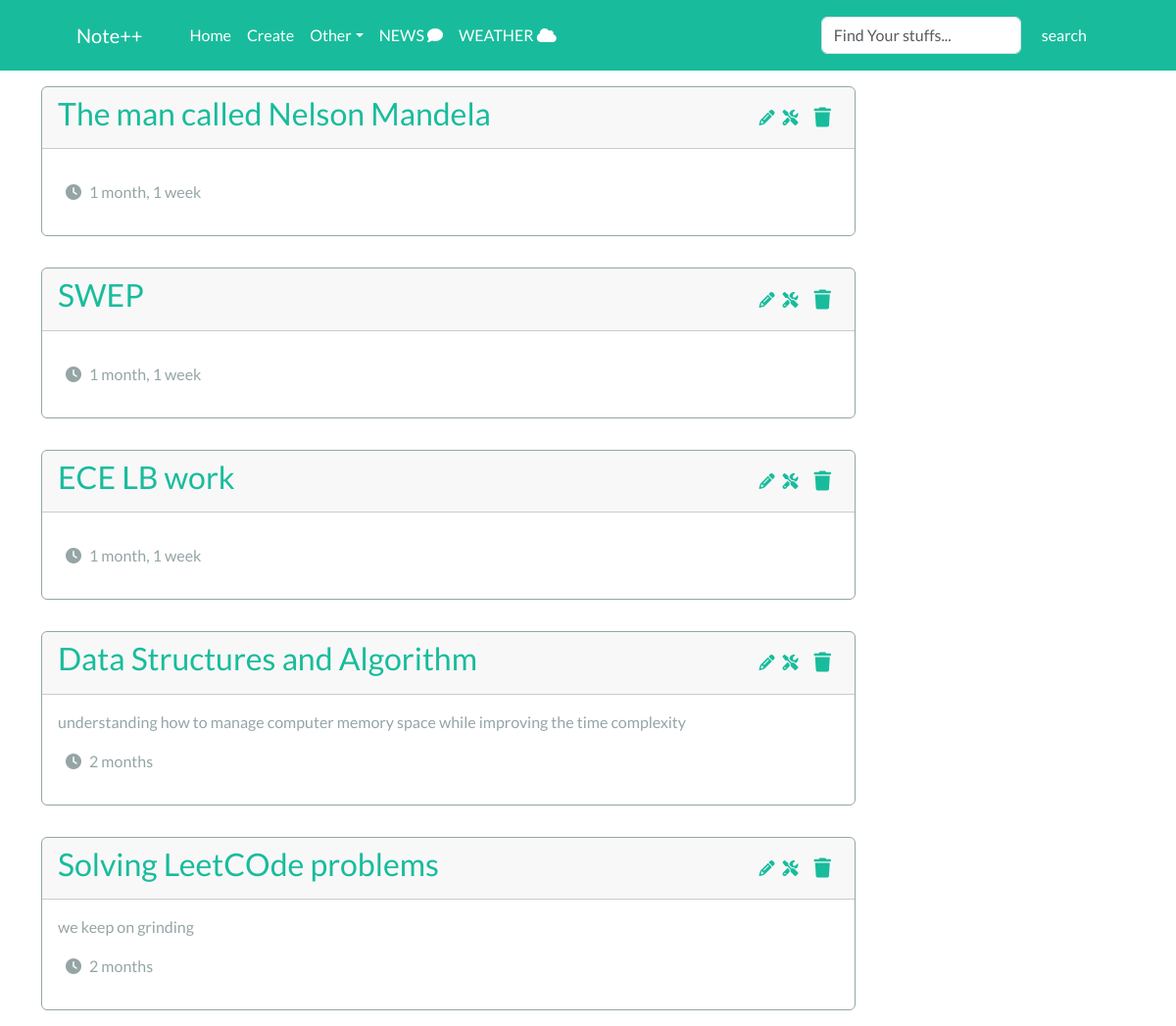
Screenshot of / (signed in) with the database file from the repository.
### core/models.py (models this page shows, shortened)
class Course(models.Model):
    title = models.CharField(max_length=200)
    description = models.TextField(null=True, blank=True)
    created = models.DateTimeField(auto_now_add=True)
    author = models.ForeignKey(User, on_delete=models.CASCADE)

### core/views.py (the view)
# urls.py: path('', Index, name='Index'),
@login_required
def Index(request):
    courses = Course.objects.filter(author=request.user).order_by('-created')# Retrieve Data from the Database
    context = {'courses':courses} # Pass retrieved data to the frontend
    return render(request, 'core/admin/index.html', context)

### core/templates/core/admin/index.html (shortened to what this page needs)
{% extends 'core/admin/base.html' %}
{% load static %}
    {% block content %}
    <div class="container">
        {% if courses %}
        <div class="row justify-content-center-md">
            <div class="col-md-9 ">
                {% for course in courses %}
                <div class="row mt-3">
                    <div class="col-md-12">
                        <div class="card border-secondary mb-3">
                            <div class="card-header d-flex justify-content-between">
                                <div class="">
                                    <a style="text-decoration: none;" href="{% url 'CourseDetail' course.pk %}" class=""><h3>{{course.title}}</h3></a>
                                </div>
                                <div class="d-flex align-items-center">
                                <a href="{% url 'CreateNote' course.pk %}"><i class="fa fa-pencil"></i></a>
                                <a href="{% url 'UpdateCourse' course.pk %}"><i class="fa-solid fa-screwdriver-wrench m-2"></i></a>
                                <a href="{% url 'DeleteCourse' course.pk %}" data-bs-toggle="modal" data-bs-target="#exampleModal"><i style="font-size: 20px;"class="fa fa-trash m-2"></i></a>
                                </div>
                            </div>
                            <div class="card-body text-secondary">
                            <p class="card-tittle">{{course.description}}</p>
                            <p class=""><i class="fa fa-clock mx-2"></i>{{course.created|timesince}}</p>
                            </div>
                        </div>
                    </div>
                </div>
                {% endfor %}
            </div>
            <div class="col-md-3">
            </div>
        </div>
        {% endif %}
    </div>
    {% endblock %}

### rows the page displays
Course: title "The man called Nelson Mandela", created "1 month, 1 week"
Course: title "SWEP", created "1 month, 1 week"
Course: title "ECE LB work", created "1 month, 1 week"
Course: title "Data Structures and Algorithm", description "understanding how to manage computer memory space while improving the time complexity", created "2 months"
Course: title "Solving LeetCOde problems", description "we keep on grinding", created "2 months"
